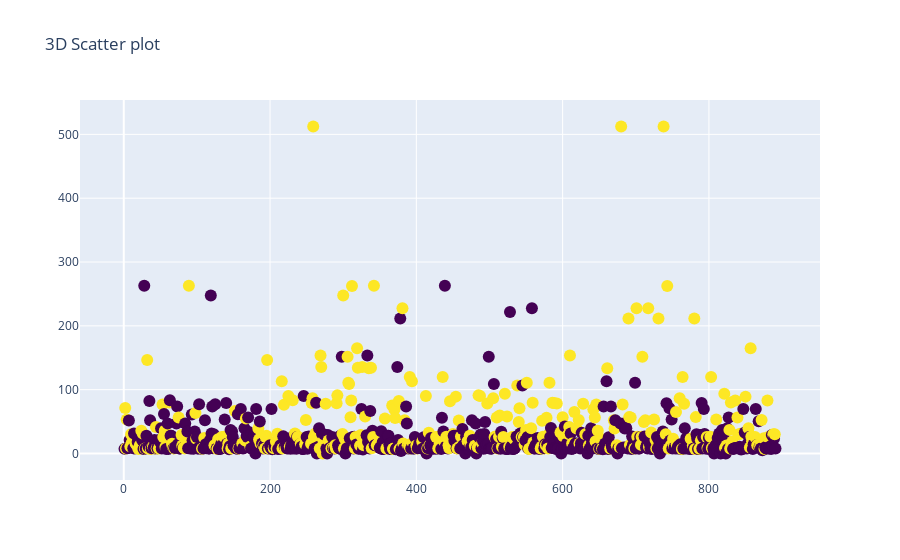

The notebook cell this image was saved under:
### Code cell
trace = go.Scatter(
   y = df['Fare'], x = df['PassengerId'] ,mode = 'markers',
    marker = dict(
      size = 12,
      color = df['Survived'], # set color to an array/list of desired values
      colorscale = 'Viridis'
      )
   )
fig = go.Figure(data = [trace], layout = layout)
iplot(fig)

### Figure 1 — Plotly figure (JSON) as saved in the notebook; plotly's stock layout.template omitted (floating-point values rounded to 4 significant figures; data arrays with more than 128 entries replaced by an {"elided": "..."} marker saying what was removed)
{"data": [{"marker": {"color": {"elided": "891 int values"}, "colorscale": [[0, "#440154"], [0.1111, "#482878"], [0.2222, "#3e4989"], [0.3333, "#31688e"], [0.4444, "#26828e"], [0.5556, "#1f9e89"], [0.6667, "#35b779"], [0.7778, "#6ece58"], [0.8889, "#b5de2b"], [1, "#fde725"]], "size": 12}, "mode": "markers", "type": "scatter", "x": {"elided": "891 int values"}, "y": {"elided": "891 float values"}}], "layout": {"title": {"text": "3D Scatter plot"}}}
